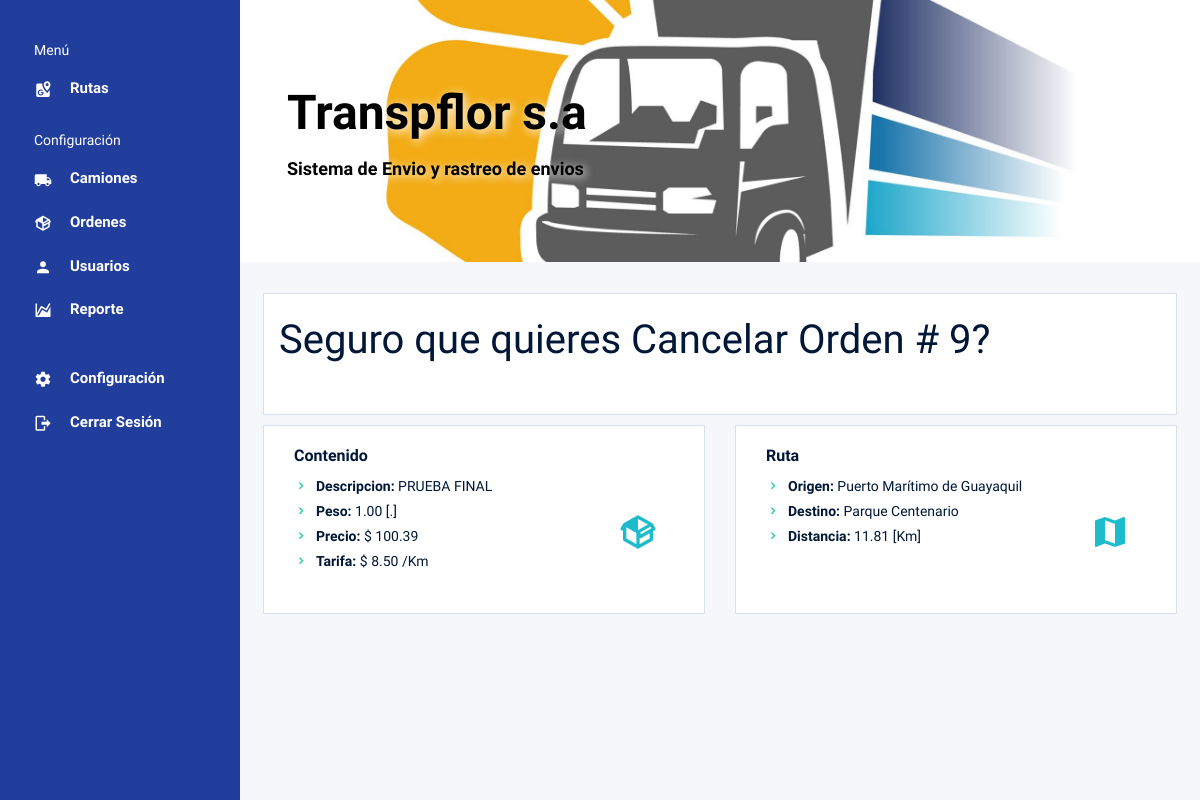
Screenshot of /cancelar/9 (signed in) with the database file from the repository.
### Heraldo/models.py (models this page shows)
class Order(models.Model):
    ORDER_STATUS = [
        ('PD', 'Pendiente'),
        ('EP', 'En Proceso'),
        ('FN', 'Finalizado'),
        ('CN', 'Cancelado'),
    ]
    responsible = models.ForeignKey(User, on_delete=models.CASCADE)
    driver = models.ForeignKey(User, on_delete=models.CASCADE, related_name='conductor')
    client = models.ForeignKey(User, on_delete=models.CASCADE, related_name='client')
    truck = models.ForeignKey('Truck', on_delete=models.CASCADE, null=True, blank=True)
    content = models.CharField(max_length=255)
    origin =  models.CharField(max_length=255)
    origin_coord_lat =  models.CharField(max_length=255)
    origin_coord_long =  models.CharField(max_length=255)
    destination = models.CharField(max_length=255)
    destination_coord_lat = models.CharField(max_length=255)
    destination_coord_long = models.CharField(max_length=255)
    location_coord_lat = models.CharField(max_length=255, blank=True, null=True)
    location_coord_long = models.CharField(max_length=255, blank=True, null=True)
    location_update = models.DateTimeField(auto_now=True)
    peso = models.DecimalField(null=True, blank=True, max_digits=12, decimal_places=8)
    tarifa = models.DecimalField(null=True, blank=True, max_digits=12, decimal_places=8)
    precio = models.DecimalField(null=True, blank=True, max_digits=12, decimal_places=8)
    distancia = models.DecimalField(null=True, blank=True, max_digits=12, decimal_places=8)
    status = models.CharField(
        max_length=2,
        choices=ORDER_STATUS,
        default='PD',
    )
    unidad = models.CharField(max_length=10, blank=True, null=True)
    creation_date = models.DateTimeField(auto_now_add=True, blank=True, null=True)
    is_active = models.BooleanField(default=True)

### Zeus/views.py (the view)
# urls.py: path("cancelar/<str:order_id>", views.cancel_order, name="cancel_order"),
@login_required(login_url="/login")
def cancel_order(request, order_id):
    context = {}
    if request.method =='POST':
        try:
            order_id = request.POST["order"]
            order = Order.objects.get(id=order_id)
            order.status = 'CN'
            order.save()
        except:
            context['error_message'] = 'No se pudo obtener la orden ' + str(order_id)
            return render(request, 'Zeus/v2/error-page.html', context)
        return redirect('orders')
    else:
        order = Order.objects.get(id=order_id)
        context['order'] = model_to_dict(order)
        context['order']['status'] = ORDER_STATUS[order.status]
        return render(request, 'Zeus/v2/cancel-order.html', context)

### Zeus/templates/Zeus/v2/cancel-order.html (shortened to what this page needs)
{% extends "Zeus/base-v2.html" %}
{% block main %}
<div class="row">
    <div class="col-lg-12 d-flex align-items-strech">
      <div class="card w-100">
        <div class="card-body">
          <div>
            <div class="mb-3 mb-sm-0">
                <div class="row alig n-items-start">
                  <h1 class=" display-3">Seguro que quieres Cancelar Orden # {{ order.id }}?</h5>
                </div>
              <br/>
            </div>
          </div>
        </div>
      </div>
    </div>
  </div>
  <div class="row" style="padding: 10px 0px;">
    <div class="col-md-6 grid-margin ">
      <div class="card">
        <div class="card-body">
          <h3 class="card-title">Contenido</h3>
          <div class="media">
            <div class="media-body">
              <ul class="list-arrow">
                  <li><b>Descripcion:</b> {{ order.content|default_if_none:"" }}</li>
                  <li><b>Peso:</b>  {{ order.peso|default_if_none:""|floatformat:2 }} [{{ order.unidad|default_if_none:"" }}.]</li>
                  <li><b>Precio:</b> $ {{ order.precio|default_if_none:""|floatformat:2 }}</li>
                  <li><b>Tarifa: </b>$ {{ order.tarifa|default_if_none:""|floatformat:2 }} /Km </li>
                </ul>
            </div>
            <i class="mdi mdi-package-variant icon-lg text-info d-flex align-self-center mr-3"></i>
          </div>
        </div>
      </div>
    </div>
    <div class="col-md-6 grid-margin ">
      <div class="card">
        <div class="card-body">
          <h4 class="card-title">Ruta</h4>
          <div class="media">
              <div class="media-body">
                  <ul class="list-arrow">
                      <li><b>Origen:</b> {{ order.origin|default_if_none:"" }}</li>
                      <li><b>Destino:</b> {{ order.destination|default_if_none:"" }}</li>
                      <li><b>Distancia:</b> {{ order.distancia|default_if_none:""|floatformat:2 }} [Km]</li>
                    </ul>
                </div>
                <i class="mdi mdi-map icon-lg text-info d-flex align-self-center mr-3"></i>
          </div>
        </div>
      </div>
    </div>
    </div>
{% endblock %}

### rows the page displays
Order: content "PRUEBA FINAL", peso "1.00", precio "100.39", tarifa "8.50", origin "Puerto Marítimo de Guayaquil", destination "Parque Centenario", distancia "11.81"

### other values shown
{{ order.id }} "9"
